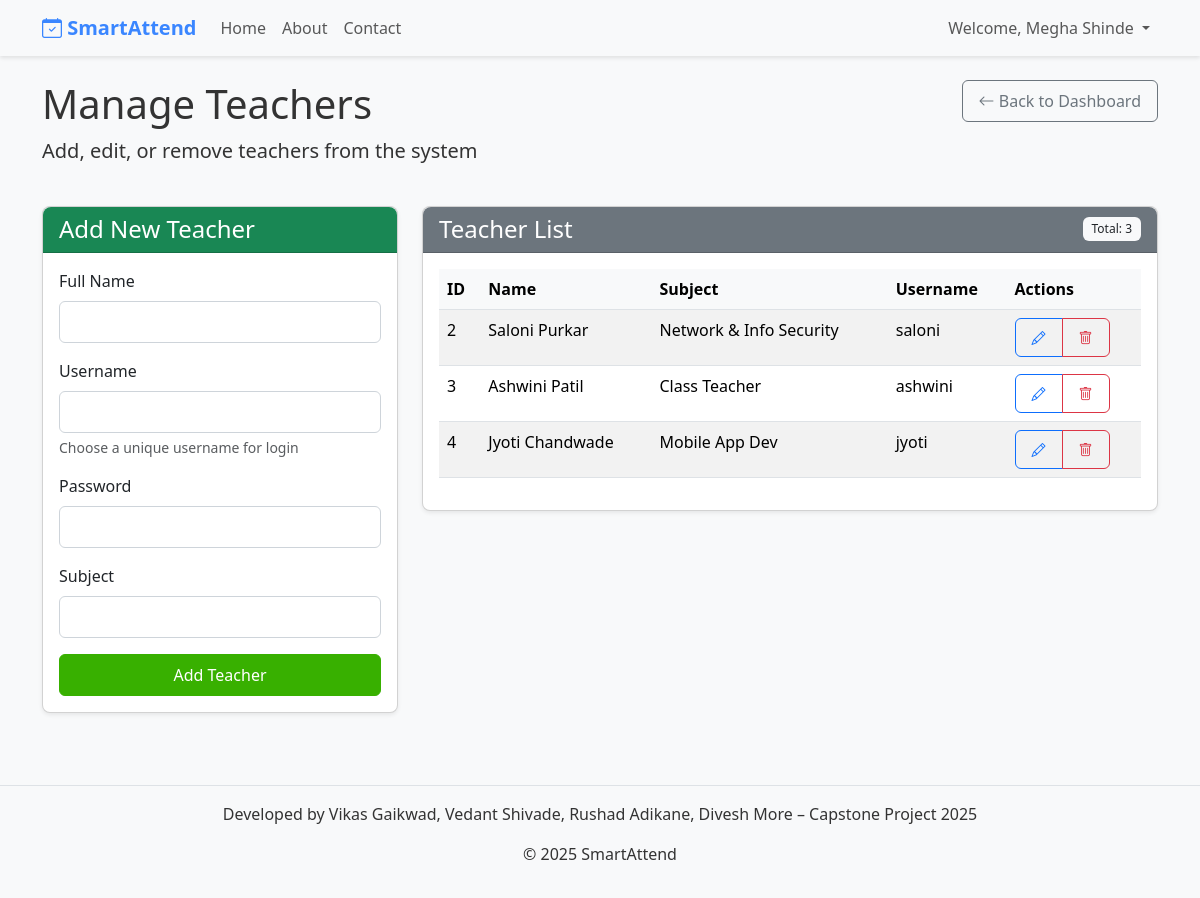
The app's page /admin/manage-teachers (signed in) with its own data.
### tables this page shows
CREATE TABLE users (
    id INTEGER PRIMARY KEY AUTOINCREMENT,
    username TEXT UNIQUE NOT NULL,
    password TEXT NOT NULL,
    role TEXT NOT NULL,
    name TEXT NOT NULL,
    subject TEXT
);

### app.py (the view, shortened to what this page needs)
@app.route('/admin/manage-teachers', methods=['GET', 'POST'])
@login_required
@admin_required
def manage_teachers():
    db = get_db()
    teachers = db.execute('SELECT * FROM users WHERE role = "teacher"').fetchall()
    return render_template('manage_teachers.html', teachers=teachers)

### app.py (called while the page is built)
def get_db():
    conn = sqlite3.connect(app.config['DATABASE'])
    conn.row_factory = sqlite3.Row
    return conn

def login_required(f):
    @wraps(f)
    def decorated_function(*args, **kwargs):
        if 'user_id' not in session:
            return redirect(url_for('login'))
        return f(*args, **kwargs)
    return decorated_function

def admin_required(f):
    @wraps(f)
    def decorated_function(*args, **kwargs):
        if 'user_id' not in session or session.get('role') != 'admin':
            flash('Admin access required')
            return redirect(url_for('login'))
        return f(*args, **kwargs)
    return decorated_function

### templates/manage_teachers.html (shortened to what this page needs)
{% extends 'base.html' %}
{% block content %}
<div class="row mb-4">
    <div class="col-md-8">
        <h1>Manage Teachers</h1>
        <p class="lead">Add, edit, or remove teachers from the system</p>
    </div>
    <div class="col-md-4 text-end">
        <a href="{{ url_for('admin_dashboard') }}" class="btn btn-outline-secondary">
            <i class="bi bi-arrow-left"></i> Back to Dashboard
        </a>
    </div>
</div>
<div class="row">
    <div class="col-md-4">
        <div class="card shadow-sm mb-4">
            <div class="card-header bg-success text-white">
                <h4 class="mb-0">Add New Teacher</h4>
            </div>
            <div class="card-body">
                <form method="post">
                    <div class="mb-3">
                        <label for="name" class="form-label">Full Name</label>
                        <input type="text" class="form-control" id="name" name="name" required>
                    </div>
                    <div class="mb-3">
                        <label for="username" class="form-label">Username</label>
                        <input type="text" class="form-control" id="username" name="username" required>
                        <div class="form-text">Choose a unique username for login</div>
                    </div>
                    <div class="mb-3">
                        <label for="password" class="form-label">Password</label>
                        <input type="password" class="form-control" id="password" name="password" required>
                    </div>
                    <div class="mb-3">
                        <label for="subject" class="form-label">Subject</label>
                        <input type="text" class="form-control" id="subject" name="subject" required>
                    </div>
                    <div class="d-grid">
                        <button type="submit" class="btn btn-success">Add Teacher</button>
                    </div>
                </form>
            </div>
        </div>
    </div>
    <div class="col-md-8">
        <div class="card shadow-sm">
            <div class="card-header bg-secondary text-white d-flex justify-content-between align-items-center">
                <h4 class="mb-0">Teacher List</h4>
                <span class="badge bg-light text-dark">Total: {{ teachers|length }}</span>
            </div>
            <div class="card-body">
                {% if teachers %}
                <div class="table-responsive">
                    <table class="table table-hover table-striped">
                        <thead class="table-light">
                            <tr>
                                <th>ID</th>
                                <th>Name</th>
                                <th>Subject</th>
                                <th>Username</th>
                                <th>Actions</th>
                            </tr>
                        </thead>
                        <tbody>
                            {% for teacher in teachers %}
                            <tr>
                                <td>{{ teacher.id }}</td>
                                <td>{{ teacher.name }}</td>
                                <td>{{ teacher.subject }}</td>
                                <td>{{ teacher.username }}</td>
                                <td>
                                    <div class="btn-group btn-group-sm">
                                        <button type="button" class="btn btn-outline-primary edit-teacher-btn"
                                                data-teacher-id="{{ teacher.id }}">
                                            <i class="bi bi-pencil"></i>
                                        </button>
                                        <button type="button" class="btn btn-outline-danger delete-teacher-btn"
                                                data-teacher-id="{{ teacher.id }}">
                                            <i class="bi bi-trash"></i>
                                        </button>
                                    </div>
                                </td>
                            </tr>
                            {% endfor %}
                        </tbody>
                    </table>
                </div>
                {% else %}
                <div class="alert alert-info">
                    <i class="bi bi-info-circle me-2"></i> No teachers found in the system. Add your first teacher using the form on the left.
                </div>
                {% endif %}
            </div>
        </div>
    </div>
</div>
{% endblock %}

### static/css/style.css (style rules this page uses)
body { font-family: 'Segoe UI', Roboto, 'Helvetica Neue', Arial, sans-serif; background-color: #f8f9fa; color: #333; }
.card { border-radius: 0.5rem; box-shadow: 0 0.125rem 0.25rem rgba(0, 0, 0, 0.075); margin-bottom: 1.5rem; transition: transform 0.2s, box-shadow 0.2s; }
.card-header { border-top-left-radius: 0.5rem !important; border-top-right-radius: 0.5rem !important; font-weight: 500; }
.btn { border-radius: 0.375rem; padding: 0.5rem 1rem; transition: all 0.2s; }
.btn-success { background-color: #38b000; border-color: #38b000; }
.table thead th { background-color: #f8f9fa; font-weight: 600; border-bottom: 1px solid #dee2e6; }
.form-control { border-radius: 0.375rem; padding: 0.5rem 0.75rem; border: 1px solid #ced4da; }
.badge { font-weight: 500; padding: 0.5em 0.75em; }

### records on screen
users: id "2", name "Saloni Purkar", subject "Network & Info Security", username "saloni"
users: id "3", name "Ashwini Patil", subject "Class Teacher", username "ashwini"
users: id "4", name "Jyoti Chandwade", subject "Mobile App Dev", username "jyoti"

### other values on screen
{{ session.name }} "Megha Shinde"
{{ teachers|length }} "3"
